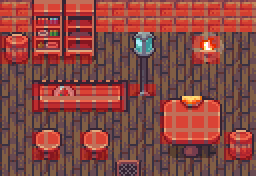

Rendered tile map (Tiled .tmx) drawn with the repository's tilesets; below, a short description and the full map source, tile grids included:
An orthogonal 16x11 tile map with 16x16 px tiles, 6 tile layers (Floor, Walls, Furniture, Decor, ...), 4 tilesets and 10 objects (4x spot, 2x light, exit, entrance, counter, ...).

<map version="1.10" tiledversion="1.11.0" orientation="orthogonal" renderorder="right-down" width="16" height="11" tilewidth="16" tileheight="16" infinite="0" nextlayerid="8" nextobjectid="11">
 <tileset firstgid="1" source="../6_floors.tsx" />
 <tileset firstgid="253" source="../indoors-tileset.tsx" />
 <tileset firstgid="693" source="../4_buildings.tsx" />
 <tileset firstgid="1269" source="../Collisions.tsx" />
 <layer id="1" name="Floor" width="16" height="11">
  <data encoding="csv">
0,0,0,0,0,0,0,0,0,0,0,0,0,0,0,0,
0,0,0,0,0,0,0,0,0,0,0,0,0,0,0,0,
81,64,47,45,82,65,63,46,83,81,64,47,45,82,65,63,
45,82,65,63,46,83,81,64,47,45,82,65,63,46,83,81,
63,46,83,81,64,47,45,82,65,63,46,83,81,64,47,45,
81,64,47,45,82,65,63,46,83,81,64,47,45,82,65,63,
45,82,65,63,46,83,81,64,47,45,82,65,63,46,83,81,
63,46,83,81,64,47,45,82,65,63,46,83,81,64,47,45,
81,64,47,45,82,65,63,46,83,81,64,47,45,82,65,63,
45,82,65,63,46,83,81,64,47,45,82,65,63,46,83,81,
63,46,83,81,64,47,45,82,65,63,46,83,81,64,47,45
</data>
 </layer>
 <layer id="2" name="Walls" width="16" height="11">
  <data encoding="csv">
1042,1043,1044,1042,1043,1044,1042,1043,1044,1042,1043,1044,1042,1043,1044,1042,
1066,1067,1068,1066,1067,1068,1066,1067,1068,1066,1067,1068,1066,1067,1068,1066,
0,0,0,0,0,0,0,0,0,0,0,0,0,0,0,0,
0,0,0,0,0,0,0,0,0,0,0,0,0,0,0,0,
0,0,0,0,0,0,0,0,0,0,0,0,0,0,0,0,
0,0,0,0,0,0,0,0,0,0,0,0,0,0,0,0,
0,0,0,0,0,0,0,0,0,0,0,0,0,0,0,0,
0,0,0,0,0,0,0,0,0,0,0,0,0,0,0,0,
0,0,0,0,0,0,0,0,0,0,0,0,0,0,0,0,
0,0,0,0,0,0,0,0,0,0,0,0,0,0,0,0,
0,0,0,0,0,0,0,0,0,0,0,0,0,0,0,0
</data>
 </layer>
 <layer id="3" name="Furniture" width="16" height="11">
  <data encoding="csv">
0,0,419,420,421,422,0,0,0,0,0,0,0,0,0,0,
0,0,439,440,441,442,0,0,0,0,0,0,0,0,0,0,
267,268,459,460,461,462,0,0,491,492,0,0,659,660,0,0,
287,288,479,480,481,482,0,0,511,512,0,0,679,680,0,0,
0,0,0,0,0,0,0,0,531,532,0,0,0,0,0,0,
0,0,423,424,425,426,427,428,551,552,0,0,0,0,0,0,
0,0,443,444,445,446,447,448,0,0,499,500,501,502,0,0,
0,0,0,0,0,0,0,0,0,0,519,520,521,522,0,0,
0,0,591,592,0,591,592,0,0,0,539,540,541,542,267,268,
0,0,611,612,0,611,612,0,0,0,559,560,561,562,287,288,
0,0,0,0,0,0,0,0,0,0,0,0,0,0,0,0
</data>
 </layer>
 <layer id="4" name="Decor" width="16" height="11">
  <data encoding="csv">
0,0,0,0,0,0,0,0,0,0,0,0,0,0,0,0,
0,0,0,0,0,0,0,0,0,0,0,0,0,0,0,0,
0,0,0,0,0,0,0,0,0,0,0,0,0,0,0,0,
0,0,0,0,0,0,0,0,0,0,0,0,0,0,0,0,
0,0,0,0,0,0,0,0,0,0,0,0,0,0,0,0,
0,0,0,389,390,0,0,0,0,0,0,0,0,0,0,0,
0,0,0,0,0,0,0,0,0,0,0,449,450,0,0,0,
0,0,0,0,0,0,0,0,0,0,0,0,0,0,0,0,
0,0,0,0,0,0,0,0,0,0,0,0,0,0,0,0,
0,0,0,0,0,0,0,0,0,0,0,0,0,0,0,0,
0,0,0,0,0,0,0,653,654,0,0,0,0,0,0,0
</data>
 </layer>
 <layer id="5" name="Foreground" width="16" height="11">
  <data encoding="csv">
0,0,0,0,0,0,0,0,0,0,0,0,0,0,0,0,
0,0,0,0,0,0,0,0,0,0,0,0,0,0,0,0,
0,0,0,0,0,0,0,0,0,0,0,0,0,0,0,0,
0,0,0,0,0,0,0,0,0,0,0,0,0,0,0,0,
0,0,0,0,0,0,0,0,0,0,0,0,0,0,0,0,
0,0,0,0,0,0,0,0,0,0,0,0,0,0,0,0,
0,0,0,0,0,0,0,0,0,0,0,0,0,0,0,0,
0,0,0,0,0,0,0,0,0,0,0,0,0,0,0,0,
0,0,0,0,0,0,0,0,0,0,0,0,0,0,0,0,
0,0,0,0,0,0,0,0,0,0,0,0,0,0,0,0,
0,0,0,0,0,0,0,0,0,0,0,0,0,0,0,0
</data>
 </layer>
 <layer id="6" name="Collisions" width="16" height="11" opacity="0.4">
  <data encoding="csv">
1269,1269,1269,1269,1269,1269,1269,1269,1269,1269,1269,1269,1269,1269,1269,1269,
1269,1269,1269,1269,1269,1269,1269,1269,1269,1269,1269,1269,1269,1269,1269,1269,
1269,1269,1269,1269,1269,1269,0,0,0,0,0,0,1269,1269,0,0,
1269,1269,1269,1269,1269,1269,0,0,0,0,0,0,1269,1269,0,0,
0,0,0,0,0,0,0,0,0,0,0,0,0,0,0,0,
0,0,1269,1269,1269,1269,1269,1269,1269,1269,0,0,0,0,0,0,
0,0,1269,1269,1269,1269,1269,1269,0,0,1269,1269,1269,1269,0,0,
0,0,0,0,0,0,0,0,0,0,1269,1269,1269,1269,0,0,
0,0,1269,1269,0,1269,1269,0,0,0,1269,1269,1269,1269,1269,1269,
0,0,1269,1269,0,1269,1269,0,0,0,0,0,0,0,1269,1269,
0,0,0,0,0,0,0,0,0,0,0,0,0,0,0,0
</data>
 </layer>
 <objectgroup id="7" name="Points">
  <object id="1" name="exit" type="exit" x="112" y="160" width="32" height="16" />
  <object id="2" name="entrance" type="entrance" x="120" y="146">
   <point />
  </object>
  <object id="3" name="keeper" type="spot" x="64" y="66">
   <point />
  </object>
  <object id="4" name="table_a" type="spot" x="16" y="112">
   <point />
  </object>
  <object id="5" name="counter" type="counter" x="68" y="112">
   <point />
  </object>
  <object id="6" name="table_b" type="spot" x="132" y="112">
   <point />
  </object>
  <object id="7" name="table_c" type="spot" x="220" y="80">
   <point />
  </object>
  <object id="8" name="center" type="center" x="112" y="112">
   <point />
  </object>
  <object id="9" name="fire" type="light" x="208" y="48">
   <point />
  </object>
  <object id="10" name="lamp" type="light" x="144" y="36">
   <point />
  </object>
 </objectgroup>
</map>
